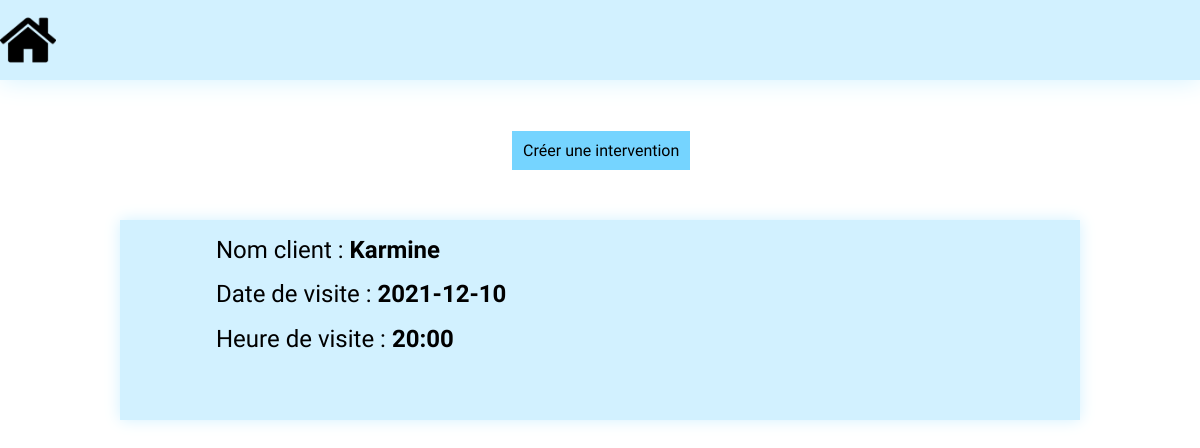
/versionLisible/?action=visite (signed in), run on the app's committed database.
### tables this page shows
CREATE TABLE IF NOT EXISTS `intervention` (
  `num` int(11) NOT NULL AUTO_INCREMENT,
  `dateVisite` date DEFAULT NULL,
  `heureVisite` time DEFAULT NULL,
  `numClient` int(11) NOT NULL,
  `matricule` varchar(10) DEFAULT NULL,
  `faite` char(3) NOT NULL,
  PRIMARY KEY (`num`),
  KEY `numClient` (`numClient`,`matricule`),
  KEY `intervention_technicien0_FK` (`matricule`)
);

CREATE TABLE IF NOT EXISTS `client` (
  `numClient` int(11) NOT NULL AUTO_INCREMENT,
  `raisonSociale` varchar(50) NOT NULL,
  `siren` char(9) NOT NULL,
  `codeApe` char(5) NOT NULL,
  `adresse` varchar(100) NOT NULL,
  `tel` char(10) NOT NULL,
  `email` varchar(100) NOT NULL,
  `dureeDeplacement` time NOT NULL,
  `distanceKM` int(11) NOT NULL,
  `num` int(11) NOT NULL,
  PRIMARY KEY (`numClient`),
  KEY `client_agence_FK` (`num`)
);

### versionLisible/controller/affectation.php (called while the page is built, shortened)
<?php
    include_once "$root/model/db.affectation.inc.php";
    $visitesNonAffectees = getVisitesNonAffectees();
    include "$root/view/header.php";
    include "$root/view/viewAffectation.php";
    include "$root/view/footer.php";
?>

### versionLisible/index.php (called while the page is built, shortened)
<?php
    include "getRoot.php";
    if(isset($_GET["action"])){
        $action = $_GET["action"];
    } else {
        $action = "default";
    }
    $file = mainController($action);
    include "$root/controller/$file";
?>

### versionLisible/model/db.affectation.inc.php (called while the page is built, shortened)
<?php
    function getVisitesNonAffectees(){
        $result = array();
        try {
            $pdo = connectionPDO();
            $req = $pdo->prepare("SELECT intervention.*, client.raisonSociale FROM intervention, client WHERE intervention.numClient = client.numClient AND faite = 'non'");
            $req->execute();
            $line = $req->fetch(PDO::FETCH_ASSOC);
            while ($line) {
                $result[] = $line;
                $line = $req->fetch(PDO::FETCH_ASSOC);
            }
        } catch (PDOException $e) {
            print "Error : " . $e->getMessage();
            die();
        }
        return $result;
    }
?>

### versionLisible/view/viewAffectation.php (the view, shortened to what this page needs)
<head>
</head>
<body>
    <div class="pageContent">
        <div class="createIntervention">
            <a href="./?action=visite&create=intervention" class="button2"><div>Créer une intervention</div></a>
        </div>
        <?php
            for($i = 0; $i<count($visitesNonAffectees); $i++){
            ?>
            <div class="interventionSheet">
                <div class="interventionData">
                    <div class="customerName">
                        Nom client : <strong><?= $visitesNonAffectees[$i]["raisonSociale"] ?></strong>
                    </div>
                    <div class="interventionDate">
                        Date de visite : <strong><?= $visitesNonAffectees[$i]["dateVisite"] ?></strong>
                    </div>
                    <div class="interventionTime">
                        Heure de visite : <strong><?= substr($visitesNonAffectees[$i]["heureVisite"], 0, 5) ?></strong>
                    </div>
                </div>
            </div>
            <?php
            }
                ?>
    </div>
</body>

### versionLisible/css/root.css (style rules this page uses)
body { font-family: 'Hind Siliguri', sans-serif; margin: 0; }
.pageContent { position: absolute; top: 10vh; left: 0; width: 100vw; }

### versionLisible/css/affectation.css (style rules this page uses)
.pageContent { display: flex; flex-direction: column; align-items: center; margin-top: 3%; }
.interventionSheet { width: 80%; height: 200px; background-color: #D2F1FF; box-shadow: 0px 0px 15px #D2F1FF; display: flex; flex-direction: row; align-items: center; justify-content: space-between; font-size: 150%; margin-top: 50px; }
.interventionData { height: 200px; margin-left: 10%; display: flex; flex-direction: column; justify-content: space-evenly; }
.button2 { width: 90%; background-color: #75D4FF; box-shadow: 0px 0px 0px #75D4FF; text-decoration: none; color: black; margin-top: 15px; padding: 10px; display: flex; align-items: center; justify-content: center; }

### data on the page
intervention: numClient.raisonSociale "Karmine", dateVisite "2021-12-10", heureVisite "20:00"
